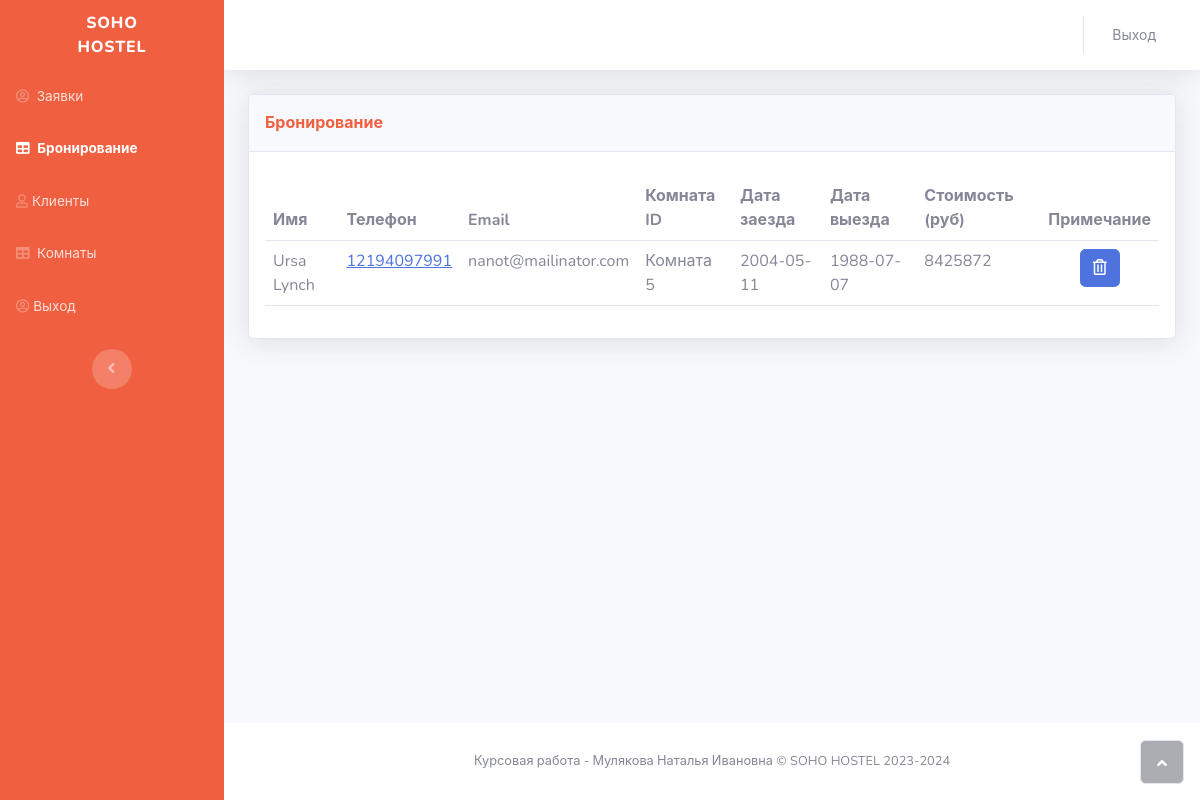
The page /curs/admin/bookings.php (signed in) on the database its author committed.
### tables this page shows
CREATE TABLE `bookings` (
  `id` int NOT NULL,
  `room_id` int UNSIGNED NOT NULL,
  `name` varchar(255) NOT NULL,
  `phone` varchar(20) NOT NULL,
  `email` varchar(255) NOT NULL,
  `check_in_date` date NOT NULL,
  `check_out_date` date NOT NULL,
  `price` double NOT NULL
);

### curs/admin/bookings.php (the view, shortened to what this page needs)
<!DOCTYPE html>
<html lang="ru">
<head>
    <link rel="stylesheet" href="assets/bootstrap/css/bootstrap.min.css">
    <link rel="stylesheet" href="assets/fonts/fontawesome-all.min.css">
</head>
<body id="page-top">
    <div id="wrapper">
        <nav class="navbar navbar-dark align-items-start sidebar sidebar-dark accordion bg-gradient-primary p-0"
            style="background: rgb(240,95,64);">
            <div class="container-fluid d-flex flex-column p-0"><a
                    class="navbar-brand d-flex justify-content-center align-items-center sidebar-brand m-0"
                    href="/index.php" style="padding: 0px;width: 125px;">
                    <div class="sidebar-brand-text mx-3"><span>SOHO<br>HOSTEL</span></div>
                </a>
                <ul class="navbar-nav text-light" id="accordionSidebar">
                    <li class="nav-item">
                        <a class="nav-link" href="applications.php">
                            <i class="far fa-user-circle"></i>
                            <span>Заявки</span>
                        </a>
                    </li>
                    <li class="nav-item">
                        <a class="nav-link active" href="bookings.php">
                            <i class="fas fa-table"></i>
                            <span>Бронирование</span>
                        </a>
                    </li>
                    <li class="nav-item">
                        <a class="nav-link" href="clients.html"><i class="far fa-user"></i><span>Клиенты</span></a>
                    </li>
                    <li class="nav-item">
                        <a class="nav-link" href="rooms.php">
                            <i class="fas fa-table"></i>
                            <span>Комнаты</span>
                        </a>
                    </li>
                    <li class="nav-item"><a class="nav-link" href="../php/auth/user/logout.php"><i
                                class="far fa-user-circle"></i><span>Выход</span></a></li>
                </ul>
                <div class="text-center d-none d-md-inline"><button class="btn rounded-circle border-0"
                        id="sidebarToggle" type="button"></button></div>
            </div>
        </nav>
        <div class="d-flex flex-column" id="content-wrapper">
            <div id="content">
                <nav class="navbar navbar-light navbar-expand bg-white shadow mb-4 topbar static-top">
                    <div class="container-fluid">
                        <ul class="navbar-nav flex-nowrap ms-auto">
                            <li class="nav-item dropdown no-arrow">
                                <div class="nav-item dropdown no-arrow"><a class="dropdown-toggle nav-link"
                                        aria-expanded="false" data-bs-toggle="dropdown" href="/index.html"><span
                                            class="d-none d-lg-inline me-2 text-gray-600 small">Выход</span></a>
                                </div>
                            </li>
                        </ul>
                    </div>
                </nav>
                <div class="container-fluid">
                    <div class="card shadow">
                        <div class="card-header d-xl-flex justify-content-between align-items-xl-center py-3">
                            <p class="text-primary m-0 fw-bold" style="color: rgb(240,95,64)!important;">Бронирование
                            </p>
                        </div>
                        <div class="card-body">
                            <div class="table-responsive table mt-2" id="dataTable" role="grid"
                                aria-describedby="dataTable_info">
                                <table class="table my-0" id="dataTable">
                                    <thead>
                                        <tr>
                                            <th>Имя</th>
                                            <th>Телефон</th>
                                            <th>Email</th>
                                            <th>Комната ID</th>
                                            <th>Дата заезда</th>
                                            <th>Дата выезда</th>
                                            <th>Стоимость (руб)</th>
                                            <th class="text-center">Примечание</th>
                                        </tr>
                                    </thead>
                                    <tbody>
                                        <?php
                                        require_once '../php/connect/connect.php';
                                        $sql = 'SELECT * FROM bookings ORDER BY id DESC';
                                        $result = mysqli_query($conn, $sql);
                                        if (mysqli_num_rows($result) > 0) {
                                            while ($row = mysqli_fetch_assoc($result)) {
                                                echo "
                                                                                                                                                                                                                                                                                                    <tr>
                                                                                                                                                                                                                                                                                                        <td>" .
                                                    $row['name'] .
                                                    "</td>
                                                                                                                                                                                                                                                                                                        <td><a href='tel:" .
                                                    $row['phone'] .
                                                    "'>" .
                                                    $row['phone'] .
                                                    "</a></td>
                                                                                                                                                                                                                                                                                                        <td>" .
                                                    $row['email'] .
                                                    "</td>
                                                                                                                                                                                                                                                                                                        <td> Комната " .
                                                    $row['room_id'] .
                                                    "</td>
                                                                                                                                                                                                                                                                                                        <td>" .
                                                    $row['check_in_date'] .
                                                    "</td>
                                                                                                                                                                                                                                                                                                        <td>" .
                                                    $row['check_out_date'] .
                                                    "</td>
                                                                                                                                                                                                                                                                                                        <td>" .
                                                    $row['price'] .
                                                    "</td>
                                                                                                                                                                                                                                                                                                        <td style='text-align: center;'>
                                                                                                                                                                                                                                                                                                            <button type='button' name='delete' id='" .
                                                    $row['id'] .
                                                    "' class='delete btn   btn-primary'><i class='far fa-trash-alt'></i></button>
                                                                                                                                                                                                                                                                                                        </td>
                                                                                                                                                                                                                                                                                                    </tr>
                                                                                                                                                                                                                                                                                                ";
                                            }
                                        }
                                        ?>
                                    </tbody>
                                </table>
                            </div>
                        </div>
                    </div>
                </div>
            </div>
            <footer class="bg-white sticky-footer">
                <div class="container my-auto">
                    <div class="text-center my-auto copyright"><span>Курсовая работа - Мулякова Наталья Ивановна © SOHO
                            HOSTEL 2023-2024</span></div>
                </div>
            </footer>
        </div><a class="border rounded d-inline scroll-to-top" href="#page-top"><i class="fas fa-angle-up"></i></a>
    </div>
</body>
</html>

### rows shown on the page
bookings: name "Ursa Lynch", phone "12194097991", email "nanot@mailinator.com", room "5", check_in_date "2004-05-11", check_out_date "1988-07-07", price "8425872"
